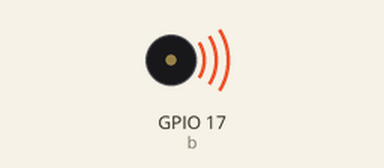
Bench run of a program on a simulated Raspberry Pi (BCM pin numbers). Shown: buzzer (waves = sounding). At 9.0 s the program stops and its outputs stay as they are.

Above: at 0.1 s.
At 9.1 s:
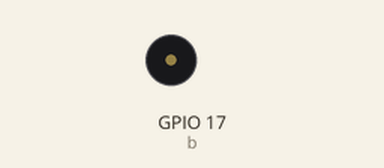
Timing chart, 0 to 10.5 s (numbered marks = the images above):
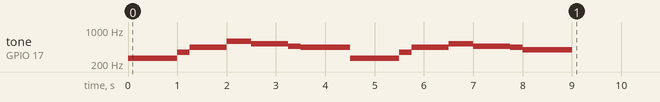

Measured:
- by itself, tone on GPIO 17 (b): plays 262 Hz for 1.0 s, 349 Hz for 0.25 s, 440 Hz for 0.75 s, 587 Hz for 0.50 s, 523 Hz for 0.75 s, 466 Hz for 0.25 s … (14 notes in this stretch)

The program:

buzzer.py
```python
from gpiozero import TonalBuzzer
from gpiozero.tones import Tone
from time import sleep

c1 = 261.62
c1s = 277.18
d1 = 293.66
d1s = 311.12
e1 = 329.62
f1 = 349.22
f1s = 369.99
g1 = 391.99
g1s = 415.30
a1 = 440.00
a1s = 466.16
b1 = 493.88
c2 = 523.25
c2s = 554.36
d2 = 587.32
d2s = 622.25
e2 = 659.25
f2 = 698.45
f2s = 739.98
g2 = 783.99
g2s = 830.60
a2 = 880.00

b = TonalBuzzer(17)

def playbuzz(lev, time):
    b.play(lev)
    sleep(time * 0.5)
    b.stop()


playbuzz(c1, 1.5)
playbuzz(c1, 0.5)
playbuzz(f1, 0.5)
playbuzz(a1, 1.5)
playbuzz(d2, 1)
playbuzz(c2, 0.5)
playbuzz(c2, 1)
playbuzz(a1s, 0.5)
playbuzz(a1, 2)

playbuzz(c1, 1.5)
playbuzz(c1, 0.5)
playbuzz(f1, 0.5)
playbuzz(a1, 1.5)
playbuzz(c2, 1)
playbuzz(a1s, 0.5)
playbuzz(a1s, 1)
playbuzz(a1, 0.5)
playbuzz(g1, 2)
```
